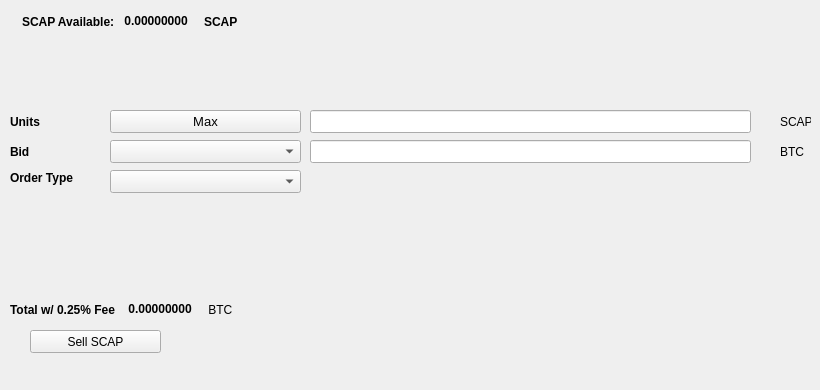
   <widget class="QWidget" name="SellTab">
    <attribute name="title">
     <string>Sell</string>
    </attribute>
    <widget class="QLabel" name="label_16">
     <property name="geometry">
      <rect>
       <x>780</x>
       <y>140</y>
       <width>31</width>
       <height>23</height>
      </rect>
     </property>
     <property name="text">
      <string>BTC</string>
     </property>
    </widget>
    <widget class="QComboBox" name="SellBidcomboBox">
     <property name="geometry">
      <rect>
       <x>110</x>
       <y>140</y>
       <width>191</width>
       <height>23</height>
      </rect>
     </property>
     <property name="font">
      <font>
       <pointsize>10</pointsize>
      </font>
     </property>
    </widget>
    <widget class="QLabel" name="label_18">
     <property name="geometry">
      <rect>
       <x>10</x>
       <y>110</y>
       <width>46</width>
       <height>23</height>
      </rect>
     </property>
     <property name="font">
      <font>
       <weight>75</weight>
       <bold>true</bold>
      </font>
     </property>
     <property name="text">
      <string>Units</string>
     </property>
    </widget>
    <widget class="QPushButton" name="Sell_Max_Amount">
     <property name="geometry">
      <rect>
       <x>110</x>
       <y>110</y>
       <width>191</width>
       <height>23</height>
      </rect>
     </property>
     <property name="font">
      <font>
       <pointsize>10</pointsize>
      </font>
     </property>
     <property name="text">
      <string>Max</string>
     </property>
    </widget>
    <widget class="QLabel" name="label_20">
     <property name="geometry">
      <rect>
       <x>10</x>
       <y>170</y>
       <width>91</width>
       <height>16</height>
      </rect>
     </property>
     <property name="font">
      <font>
       <weight>75</weight>
       <bold>true</bold>
      </font>
     </property>
     <property name="text">
      <string>Order Type</string>
     </property>
    </widget>
    <widget class="QComboBox" name="SellOrdertypeCombo">
     <property name="geometry">
      <rect>
       <x>110</x>
       <y>170</y>
       <width>191</width>
       <height>23</height>
      </rect>
     </property>
     <property name="font">
      <font>
       <pointsize>10</pointsize>
      </font>
     </property>
    </widget>
    <widget class="QLabel" name="label_21">
     <property name="geometry">
      <rect>
       <x>10</x>
       <y>140</y>
       <width>46</width>
       <height>23</height>
      </rect>
     </property>
     <property name="font">
      <font>
       <weight>75</weight>
       <bold>true</bold>
      </font>
     </property>
     <property name="text">
      <string>Bid</string>
     </property>
    </widget>
    <widget class="QLabel" name="label_22">
     <property name="geometry">
      <rect>
       <x>780</x>
       <y>110</y>
       <width>31</width>
       <height>23</height>
      </rect>
     </property>
     <property name="text">
      <string>SCAP</string>
     </property>
    </widget>
    <widget class="QLineEdit" name="UnitsInputSCAP">
     <property name="geometry">
      <rect>
       <x>310</x>
       <y>110</y>
       <width>441</width>
       <height>23</height>
      </rect>
     </property>
     <property name="font">
      <font>
       <pointsize>9</pointsize>
       <weight>75</weight>
       <bold>true</bold>
      </font>
     </property>
    </widget>
    <widget class="QLineEdit" name="SellBidPriceEdit">
     <property name="geometry">
      <rect>
       <x>310</x>
       <y>140</y>
       <width>441</width>
       <height>23</height>
      </rect>
     </property>
     <property name="font">
      <font>
       <pointsize>9</pointsize>
       <weight>75</weight>
       <bold>true</bold>
      </font>
     </property>
    </widget>
    <widget class="QPushButton" name="SellSCAPBTN">
     <property name="geometry">
      <rect>
       <x>30</x>
       <y>330</y>
       <width>131</width>
       <height>23</height>
      </rect>
     </property>
     <property name="text">
      <string>Sell SCAP</string>
     </property>
     <property name="icon">
      <iconset resource="../safecapital">
       <normaloff>:/icons/bitcoin</normaloff>:/icons/bitcoin</iconset>
     </property>
    </widget>
    <widget class="QWidget" name="layoutWidget3">
     <property name="geometry">
      <rect>
       <x>22</x>
       <y>12</y>
       <width>258</width>
       <height>19</height>
      </rect>
     </property>
     <layout class="QHBoxLayout" name="horizontalLayout">
      <item>
       <widget class="QLabel" name="label232_2">
        <property name="font">
         <font>
          <weight>75</weight>
          <bold>true</bold>
         </font>
        </property>
        <property name="text">
         <string>SCAP Available:</string>
        </property>
       </widget>
      </item>
      <item>
       <widget class="QLabel" name="SCAPAvailableLabel">
        <property name="palette">
         <palette>
          <active>
           <colorrole role="WindowText">
            <brush brushstyle="SolidPattern">
             <color alpha="255">
              <red>0</red>
              <green>0</green>
              <blue>0</blue>
             </color>
            </brush>
           </colorrole>
           <colorrole role="Button">
            <brush brushstyle="SolidPattern">
             <color alpha="255">
              <red>0</red>
              <green>170</green>
              <blue>0</blue>
             </color>
            </brush>
           </colorrole>
           <colorrole role="Light">
            <brush brushstyle="SolidPattern">
             <color alpha="255">
              <red>0</red>
              <green>255</green>
              <blue>0</blue>
             </color>
            </brush>
           </colorrole>
           <colorrole role="Midlight">
            <brush brushstyle="SolidPattern">
             <color alpha="255">
              <red>0</red>
              <green>212</green>
              <blue>0</blue>
             </color>
            </brush>
           </colorrole>
           <colorrole role="Dark">
            <brush brushstyle="SolidPattern">
             <color alpha="255">
              <red>0</red>
              <green>85</green>
              <blue>0</blue>
             </color>
            </brush>
           </colorrole>
           <colorrole role="Mid">
            <brush brushstyle="SolidPattern">
             <color alpha="255">
              <red>0</red>
              <green>113</green>
              <blue>0</blue>
             </color>
            </brush>
           </colorrole>
           <colorrole role="Text">
            <brush brushstyle="SolidPattern">
             <color alpha="255">
              <red>0</red>
              <green>170</green>
              <blue>0</blue>
             </color>
            </brush>
           </colorrole>
           <colorrole role="BrightText">
            <brush brushstyle="SolidPattern">
             <color alpha="255">
              <red>255</red>
              <green>255</green>
              <blue>255</blue>
             </color>
            </brush>
           </colorrole>
           <colorrole role="ButtonText">
            <brush brushstyle="SolidPattern">
             <color alpha="255">
              <red>0</red>
              <green>0</green>
              <blue>0</blue>
             </color>
            </brush>
           </colorrole>
           <colorrole role="Base">
            <brush brushstyle="SolidPattern">
             <color alpha="255">
              <red>255</red>
              <green>255</green>
              <blue>255</blue>
             </color>
            </brush>
           </colorrole>
           <colorrole role="Window">
            <brush brushstyle="SolidPattern">
             <color alpha="255">
              <red>0</red>
              <green>170</green>
              <blue>0</blue>
             </color>
            </brush>
           </colorrole>
           <colorrole role="Shadow">
            <brush brushstyle="SolidPattern">
             <color alpha="255">
              <red>0</red>
              <green>0</green>
              <blue>0</blue>
             </color>
            </brush>
           </colorrole>
           <colorrole role="AlternateBase">
            <brush brushstyle="SolidPattern">
             <color alpha="255">
              <red>127</red>
              <green>212</green>
              <blue>127</blue>
             </color>
            </brush>
           </colorrole>
           <colorrole role="ToolTipBase">
            <brush brushstyle="SolidPattern">
             <color alpha="255">
              <red>255</red>
              <green>255</green>
              <blue>220</blue>
             </color>
            </brush>
           </colorrole>
           <colorrole role="ToolTipText">
            <brush brushstyle="SolidPattern">
             <color alpha="255">
              <red>0</red>
              <green>0</green>
              <blue>0</blue>
             </color>
            </brush>
           </colorrole>
          </active>
          <inactive>
           <colorrole role="WindowText">
            <brush brushstyle="SolidPattern">
             <color alpha="255">
              <red>0</red>
              <green>0</green>
              <blue>0</blue>
             </color>
            </brush>
           </colorrole>
           <colorrole role="Button">
            <brush brushstyle="SolidPattern">
             <color alpha="255">
              <red>0</red>
              <green>170</green>
              <blue>0</blue>
             </color>
            </brush>
           </colorrole>
           <colorrole role="Light">
            <brush brushstyle="SolidPattern">
             <color alpha="255">
              <red>0</red>
              <green>255</green>
              <blue>0</blue>
             </color>
            </brush>
           </colorrole>
           <colorrole role="Midlight">
            <brush brushstyle="SolidPattern">
             <color alpha="255">
              <red>0</red>
              <green>212</green>
              <blue>0</blue>
             </color>
            </brush>
           </colorrole>
           <colorrole role="Dark">
            <brush brushstyle="SolidPattern">
             <color alpha="255">
              <red>0</red>
              <green>85</green>
              <blue>0</blue>
             </color>
            </brush>
           </colorrole>
           <colorrole role="Mid">
            <brush brushstyle="SolidPattern">
             <color alpha="255">
              <red>0</red>
              <green>113</green>
              <blue>0</blue>
             </color>
            </brush>
           </colorrole>
           <colorrole role="Text">
            <brush brushstyle="SolidPattern">
             <color alpha="255">
              <red>0</red>
              <green>170</green>
              <blue>0</blue>
             </color>
            </brush>
           </colorrole>
           <colorrole role="BrightText">
            <brush brushstyle="SolidPattern">
             <color alpha="255">
              <red>255</red>
              <green>255</green>
              <blue>255</blue>
             </color>
            </brush>
           </colorrole>
           <colorrole role="ButtonText">
            <brush brushstyle="SolidPattern">
             <color alpha="255">
              <red>0</red>
              <green>0</green>
              <blue>0</blue>
             </color>
            </brush>
           </colorrole>
           <colorrole role="Base">
            <brush brushstyle="SolidPattern">
             <color alpha="255">
              <red>255</red>
              <green>255</green>
              <blue>255</blue>
             </color>
            </brush>
           </colorrole>
           <colorrole role="Window">
            <brush brushstyle="SolidPattern">
             <color alpha="255">
              <red>0</red>
              <green>170</green>
              <blue>0</blue>
             </color>
            </brush>
           </colorrole>
           <colorrole role="Shadow">
            <brush brushstyle="SolidPattern">
             <color alpha="255">
              <red>0</red>
              <green>0</green>
              <blue>0</blue>
             </color>
            </brush>
           </colorrole>
           <colorrole role="AlternateBase">
            <brush brushstyle="SolidPattern">
             <color alpha="255">
              <red>127</red>
              <green>212</green>
              <blue>127</blue>
             </color>
            </brush>
           </colorrole>
           <colorrole role="ToolTipBase">
            <brush brushstyle="SolidPattern">
             <color alpha="255">
              <red>255</red>
              <green>255</green>
              <blue>220</blue>
             </color>
            </brush>
           </colorrole>
           <colorrole role="ToolTipText">
            <brush brushstyle="SolidPattern">
             <color alpha="255">
              <red>0</red>
              <green>0</green>
              <blue>0</blue>
             </color>
            </brush>
           </colorrole>
          </inactive>
          <disabled>
           <colorrole role="WindowText">
            <brush brushstyle="SolidPattern">
             <color alpha="255">
              <red>0</red>
              <green>85</green>
              <blue>0</blue>
             </color>
            </brush>
           </colorrole>
           <colorrole role="Button">
            <brush brushstyle="SolidPattern">
             <color alpha="255">
              <red>0</red>
              <green>170</green>
              <blue>0</blue>
             </color>
            </brush>
           </colorrole>
           <colorrole role="Light">
            <brush brushstyle="SolidPattern">
             <color alpha="255">
              <red>0</red>
              <green>255</green>
              <blue>0</blue>
             </color>
            </brush>
           </colorrole>
           <colorrole role="Midlight">
            <brush brushstyle="SolidPattern">
             <color alpha="255">
              <red>0</red>
              <green>212</green>
              <blue>0</blue>
             </color>
            </brush>
           </colorrole>
           <colorrole role="Dark">
            <brush brushstyle="SolidPattern">
             <color alpha="255">
              <red>0</red>
              <green>85</green>
              <blue>0</blue>
             </color>
            </brush>
           </colorrole>
           <colorrole role="Mid">
            <brush brushstyle="SolidPattern">
             <color alpha="255">
              <red>0</red>
              <green>113</green>
              <blue>0</blue>
             </color>
            </brush>
           </colorrole>
           <colorrole role="Text">
            <brush brushstyle="SolidPattern">
             <color alpha="255">
              <red>0</red>
              <green>85</green>
              <blue>0</blue>
             </color>
            </brush>
           </colorrole>
           <colorrole role="BrightText">
            <brush brushstyle="SolidPattern">
             <color alpha="255">
              <red>255</red>
              <green>255</green>
              <blue>255</blue>
             </color>
            </brush>
           </colorrole>
           <colorrole role="ButtonText">
            <brush brushstyle="SolidPattern">
             <color alpha="255">
              <red>0</red>
              <green>85</green>
              <blue>0</blue>
             </color>
            </brush>
           </colorrole>
           <colorrole role="Base">
            <brush brushstyle="SolidPattern">
             <color alpha="255">
              <red>0</red>
              <green>170</green>
              <blue>0</blue>
             </color>
            </brush>
           </colorrole>
           <colorrole role="Window">
            <brush brushstyle="SolidPattern">
             <color alpha="255">
              <red>0</red>
              <green>170</green>
              <blue>0</blue>
             </color>
            </brush>
           </colorrole>
           <colorrole role="Shadow">
            <brush brushstyle="SolidPattern">
             <color alpha="255">
              <red>0</red>
              <green>0</green>
              <blue>0</blue>
             </color>
            </brush>
           </colorrole>
           <colorrole role="AlternateBase">
            <brush brushstyle="SolidPattern">
             <color alpha="255">
              <red>0</red>
              <green>170</green>
              <blue>0</blue>
             </color>
            </brush>
           </colorrole>
           <colorrole role="ToolTipBase">
            <brush brushstyle="SolidPattern">
             <color alpha="255">
              <red>255</red>
              <green>255</green>
              <blue>220</blue>
             </color>
            </brush>
           </colorrole>
           <colorrole role="ToolTipText">
            <brush brushstyle="SolidPattern">
             <color alpha="255">
              <red>0</red>
              <green>0</green>
              <blue>0</blue>
             </color>
            </brush>
           </colorrole>
          </disabled>
         </palette>
        </property>
        <property name="font">
         <font>
          <weight>75</weight>
          <bold>true</bold>
         </font>
        </property>
        <property name="text">
         <string> 0.00000000 </string>
        </property>
        <property name="textInteractionFlags">
         <set>Qt::LinksAccessibleByMouse|Qt::TextSelectableByKeyboard|Qt::TextSelectableByMouse</set>
        </property>
       </widget>
      </item>
      <item>
       <widget class="QLabel" name="labelSCAP">
        <property name="font">
         <font>
          <weight>75</weight>
          <bold>true</bold>
         </font>
        </property>
        <property name="text">
         <string>SCAP</string>
        </property>
       </widget>
      </item>
     </layout>
    </widget>
    <widget class="QWidget" name="layoutWidget">
     <property name="geometry">
      <rect>
       <x>10</x>
       <y>300</y>
       <width>268</width>
       <height>19</height>
      </rect>
     </property>
     <layout class="QHBoxLayout" name="horizontalLayout_2">
      <item>
       <widget class="QLabel" name="label_19">
        <property name="font">
         <font>
          <weight>75</weight>
          <bold>true</bold>
         </font>
        </property>
        <property name="text">
         <string>Total w/ 0.25% Fee </string>
        </property>
       </widget>
      </item>
      <item>
       <widget class="QLabel" name="SellCostLabel">
        <property name="palette">
         <palette>
          <active>
           <colorrole role="WindowText">
            <brush brushstyle="SolidPattern">
             <color alpha="255">
              <red>0</red>
              <green>0</green>
              <blue>0</blue>
             </color>
            </brush>
           </colorrole>
           <colorrole role="Button">
            <brush brushstyle="SolidPattern">
             <color alpha="255">
              <red>0</red>
              <green>170</green>
              <blue>0</blue>
             </color>
            </brush>
           </colorrole>
           <colorrole role="Light">
            <brush brushstyle="SolidPattern">
             <color alpha="255">
              <red>0</red>
              <green>255</green>
              <blue>0</blue>
             </color>
            </brush>
           </colorrole>
           <colorrole role="Midlight">
            <brush brushstyle="SolidPattern">
             <color alpha="255">
              <red>0</red>
              <green>212</green>
              <blue>0</blue>
             </color>
            </brush>
           </colorrole>
           <colorrole role="Dark">
            <brush brushstyle="SolidPattern">
             <color alpha="255">
              <red>0</red>
              <green>85</green>
              <blue>0</blue>
             </color>
            </brush>
           </colorrole>
           <colorrole role="Mid">
            <brush brushstyle="SolidPattern">
             <color alpha="255">
              <red>0</red>
              <green>113</green>
              <blue>0</blue>
             </color>
            </brush>
           </colorrole>
           <colorrole role="Text">
            <brush brushstyle="SolidPattern">
             <color alpha="255">
              <red>0</red>
              <green>170</green>
              <blue>0</blue>
             </color>
            </brush>
           </colorrole>
           <colorrole role="BrightText">
            <brush brushstyle="SolidPattern">
             <color alpha="255">
              <red>255</red>
              <green>255</green>
              <blue>255</blue>
             </color>
            </brush>
           </colorrole>
           <colorrole role="ButtonText">
            <brush brushstyle="SolidPattern">
             <color alpha="255">
              <red>0</red>
              <green>0</green>
              <blue>0</blue>
             </color>
            </brush>
           </colorrole>
           <colorrole role="Base">
            <brush brushstyle="SolidPattern">
             <color alpha="255">
              <red>255</red>
              <green>255</green>
              <blue>255</blue>
             </color>
            </brush>
           </colorrole>
           <colorrole role="Window">
            <brush brushstyle="SolidPattern">
             <color alpha="255">
              <red>0</red>
              <green>170</green>
              <blue>0</blue>
             </color>
            </brush>
           </colorrole>
           <colorrole role="Shadow">
            <brush brushstyle="SolidPattern">
             <color alpha="255">
              <red>0</red>
              <green>0</green>
              <blue>0</blue>
             </color>
            </brush>
           </colorrole>
           <colorrole role="AlternateBase">
            <brush brushstyle="SolidPattern">
             <color alpha="255">
              <red>127</red>
              <green>212</green>
              <blue>127</blue>
             </color>
            </brush>
           </colorrole>
           <colorrole role="ToolTipBase">
            <brush brushstyle="SolidPattern">
             <color alpha="255">
              <red>255</red>
              <green>255</green>
              <blue>220</blue>
             </color>
            </brush>
           </colorrole>
           <colorrole role="ToolTipText">
            <brush brushstyle="SolidPattern">
             <color alpha="255">
              <red>0</red>
              <green>0</green>
              <blue>0</blue>
             </color>
            </brush>
           </colorrole>
          </active>
          <inactive>
           <colorrole role="WindowText">
            <brush brushstyle="SolidPattern">
             <color alpha="255">
              <red>0</red>
              <green>0</green>
              <blue>0</blue>
             </color>
            </brush>
           </colorrole>
           <colorrole role="Button">
            <brush brushstyle="SolidPattern">
             <color alpha="255">
              <red>0</red>
              <green>170</green>
              <blue>0</blue>
             </color>
            </brush>
           </colorrole>
           <colorrole role="Light">
            <brush brushstyle="SolidPattern">
             <color alpha="255">
              <red>0</red>
              <green>255</green>
              <blue>0</blue>
             </color>
            </brush>
           </colorrole>
           <colorrole role="Midlight">
            <brush brushstyle="SolidPattern">
             <color alpha="255">
              <red>0</red>
              <green>212</green>
              <blue>0</blue>
             </color>
            </brush>
           </colorrole>
           <colorrole role="Dark">
            <brush brushstyle="SolidPattern">
             <color alpha="255">
              <red>0</red>
              <green>85</green>
              <blue>0</blue>
             </color>
            </brush>
           </colorrole>
           <colorrole role="Mid">
            <brush brushstyle="SolidPattern">
             <color alpha="255">
              <red>0</red>
              <green>113</green>
              <blue>0</blue>
             </color>
            </brush>
           </colorrole>
           <colorrole role="Text">
            <brush brushstyle="SolidPattern">
             <color alpha="255">
              <red>0</red>
              <green>170</green>
              <blue>0</blue>
             </color>
            </brush>
           </colorrole>
           <colorrole role="BrightText">
            <brush brushstyle="SolidPattern">
             <color alpha="255">
              <red>255</red>
              <green>255</green>
              <blue>255</blue>
             </color>
            </brush>
           </colorrole>
           <colorrole role="ButtonText">
            <brush brushstyle="SolidPattern">
             <color alpha="255">
              <red>0</red>
              <green>0</green>
              <blue>0</blue>
             </color>
            </brush>
           </colorrole>
           <colorrole role="Base">
            <brush brushstyle="SolidPattern">
             <color alpha="255">
              <red>255</red>
              <green>255</green>
              <blue>255</blue>
             </color>
            </brush>
           </colorrole>
           <colorrole role="Window">
            <brush brushstyle="SolidPattern">
             <color alpha="255">
              <red>0</red>
              <green>170</green>
              <blue>0</blue>
             </color>
            </brush>
           </colorrole>
           <colorrole role="Shadow">
            <brush brushstyle="SolidPattern">
             <color alpha="255">
              <red>0</red>
              <green>0</green>
              <blue>0</blue>
             </color>
            </brush>
           </colorrole>
           <colorrole role="AlternateBase">
            <brush brushstyle="SolidPattern">
             <color alpha="255">
              <red>127</red>
              <green>212</green>
              <blue>127</blue>
             </color>
            </brush>
           </colorrole>
           <colorrole role="ToolTipBase">
            <brush brushstyle="SolidPattern">
             <color alpha="255">
              <red>255</red>
              <green>255</green>
              <blue>220</blue>
             </color>
            </brush>
           </colorrole>
           <colorrole role="ToolTipText">
            <brush brushstyle="SolidPattern">
             <color alpha="255">
              <red>0</red>
              <green>0</green>
              <blue>0</blue>
             </color>
            </brush>
           </colorrole>
          </inactive>
          <disabled>
           <colorrole role="WindowText">
            <brush brushstyle="SolidPattern">
             <color alpha="255">
              <red>0</red>
              <green>85</green>
              <blue>0</blue>
             </color>
            </brush>
           </colorrole>
           <colorrole role="Button">
            <brush brushstyle="SolidPattern">
             <color alpha="255">
              <red>0</red>
              <green>170</green>
              <blue>0</blue>
             </color>
            </brush>
           </colorrole>
           <colorrole role="Light">
            <brush brushstyle="SolidPattern">
             <color alpha="255">
              <red>0</red>
              <green>255</green>
              <blue>0</blue>
             </color>
            </brush>
           </colorrole>
           <colorrole role="Midlight">
            <brush brushstyle="SolidPattern">
             <color alpha="255">
              <red>0</red>
              <green>212</green>
              <blue>0</blue>
             </color>
            </brush>
           </colorrole>
           <colorrole role="Dark">
            <brush brushstyle="SolidPattern">
             <color alpha="255">
              <red>0</red>
              <green>85</green>
              <blue>0</blue>
             </color>
            </brush>
           </colorrole>
           <colorrole role="Mid">
            <brush brushstyle="SolidPattern">
             <color alpha="255">
              <red>0</red>
              <green>113</green>
              <blue>0</blue>
             </color>
            </brush>
           </colorrole>
           <colorrole role="Text">
            <brush brushstyle="SolidPattern">
             <color alpha="255">
              <red>0</red>
              <green>85</green>
              <blue>0</blue>
             </color>
            </brush>
           </colorrole>
           <colorrole role="BrightText">
            <brush brushstyle="SolidPattern">
             <color alpha="255">
              <red>255</red>
              <green>255</green>
              <blue>255</blue>
             </color>
            </brush>
           </colorrole>
           <colorrole role="ButtonText">
            <brush brushstyle="SolidPattern">
             <color alpha="255">
              <red>0</red>
              <green>85</green>
              <blue>0</blue>
             </color>
            </brush>
           </colorrole>
           <colorrole role="Base">
            <brush brushstyle="SolidPattern">
             <color alpha="255">
              <red>0</red>
              <green>170</green>
              <blue>0</blue>
             </color>
            </brush>
           </colorrole>
           <colorrole role="Window">
            <brush brushstyle="SolidPattern">
             <color alpha="255">
              <red>0</red>
              <green>170</green>
              <blue>0</blue>
             </color>
            </brush>
           </colorrole>
           <colorrole role="Shadow">
            <brush brushstyle="SolidPattern">
             <color alpha="255">
              <red>0</red>
              <green>0</green>
              <blue>0</blue>
             </color>
            </brush>
           </colorrole>
           <colorrole role="AlternateBase">
            <brush brushstyle="SolidPattern">
             <color alpha="255">
              <red>0</red>
              <green>170</green>
              <blue>0</blue>
             </color>
            </brush>
           </colorrole>
           <colorrole role="ToolTipBase">
            <brush brushstyle="SolidPattern">
             <color alpha="255">
              <red>255</red>
              <green>255</green>
              <blue>220</blue>
             </color>
            </brush>
           </colorrole>
           <colorrole role="ToolTipText">
            <brush brushstyle="SolidPattern">
             <color alpha="255">
              <red>0</red>
              <green>0</green>
              <blue>0</blue>
             </color>
            </brush>
           </colorrole>
          </disabled>
         </palette>
        </property>
        <property name="font">
         <font>
          <weight>75</weight>
          <bold>true</bold>
         </font>
        </property>
        <property name="autoFillBackground">
         <bool>false</bool>
        </property>
        <property name="text">
         <string> 0.00000000</string>
        </property>
        <property name="textInteractionFlags">
         <set>Qt::LinksAccessibleByMouse|Qt::TextSelectableByMouse</set>
        </property>
       </widget>
      </item>
      <item>
       <widget class="QLabel" name="label_17">
        <property name="font">
         <font>
          <weight>50</weight>
          <bold>false</bold>
         </font>
        </property>
        <property name="text">
         <string> BTC</string>
        </property>
       </widget>
      </item>
     </layout>
    </widget>
    <widget class="QLabel" name="label_23">
     <property name="geometry">
      <rect>
       <x>460</x>
       <y>300</y>
       <width>281</width>
       <height>81</height>
      </rect>
     </property>
     <property name="text">
      <string/>
     </property>
     <property name="pixmap">
      <pixmap>:/images/bittrex</pixmap>
     </property>
    </widget>
   </widget>
